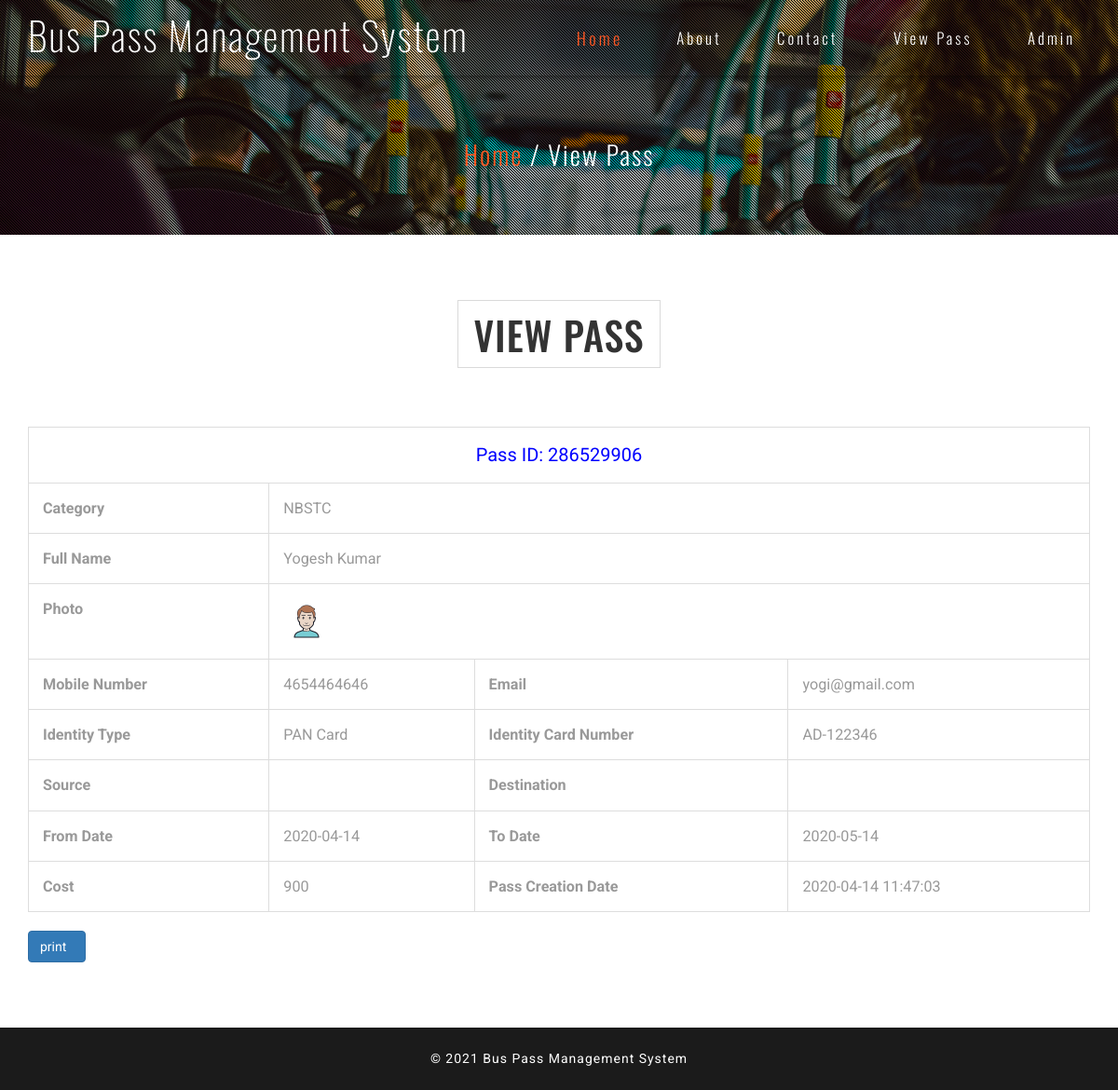
The app's page /view-pass-detail.php?viewid=1 with its own data.
### tables this page shows
CREATE TABLE `tblpass` (
  `ID` int(10) NOT NULL,
  `PassNumber` varchar(200) DEFAULT NULL,
  `FullName` varchar(200) DEFAULT NULL,
  `ProfileImage` varchar(200) DEFAULT NULL,
  `ContactNumber` bigint(10) DEFAULT NULL,
  `Email` varchar(200) DEFAULT NULL,
  `IdentityType` varchar(200) DEFAULT NULL,
  `IdentityCardno` varchar(200) DEFAULT NULL,
  `Category` varchar(100) DEFAULT NULL,
  `Source` varchar(200) DEFAULT NULL,
  `Destination` varchar(200) DEFAULT NULL,
  `FromDate` varchar(200) DEFAULT NULL,
  `ToDate` varchar(200) DEFAULT NULL,
  `Cost` decimal(10,0) DEFAULT NULL,
  `PasscreationDate` timestamp NULL DEFAULT current_timestamp()
);

### view-pass-detail.php (the view, shortened to what this page needs)
<?php
include('includes/dbconnection.php');
?>
<!DOCTYPE html>
<html lang="en">
<head>
<link href="css/bootstrap.css" type="text/css" rel="stylesheet" media="all">
<link href="css/style.css" type="text/css" rel="stylesheet" media="all">
<link href="css/font-awesome.css" rel="stylesheet">
</head>
<body>
	<div class="agileits-banner">
		<div class="bnr-agileinfo">
			<?php include_once('includes/header.php');?>
			<div class="banner-text agileinfo about-bnrtext">
				<div class="container">
					<h2><a href="index.php">Home</a> / View Pass</h2>
				</div>
			</div>
		</div>
	</div>
	<div class="contact agileits">
		<div class="container">
			<div class="agileits-title">
				<h3>View Pass</h3>
			</div>
			<div class="contact-agileinfo">
				<div class="table-responsive" id="divToPrint">
                                 <?php
$vid=$_GET['viewid'];
$sql="SELECT * from  tblpass where ID=$vid";
$query = $dbh -> prepare($sql);
$query->execute();
$results=$query->fetchAll(PDO::FETCH_OBJ);
$cnt=1;
if($query->rowCount() > 0)
{
foreach($results as $row)
{               ?>
                                    <table border="2" class="table table-bordered" style="font-size: 18px;" >
                                    <tr align="center">
<td colspan="6" style="font-size:20px;color:blue">
 Pass ID: <?php  echo ($row->PassNumber);?></td></tr>
   <tr>
        <th scope>Category</th>
    <td colspan="3"><?php  echo ($row->Category);?></td>
  </tr>
<tr>
    <th scope>Full Name</th>
    <td colspan="3"><?php  echo ($row->FullName);?></td>
  </tr>
  <tr>
    <th scope>Photo</th>
    <td colspan="3"><img src="admin/images/<?php  echo ($row->ProfileImage);?>" width="50" height="50"></td>
  </tr>
  <tr>
    <th scope>Mobile Number</th>
    <td><?php  echo ($row->ContactNumber);?></td>
    <th scope>Email</th>
    <td><?php  echo ($row->Email);?></td>
  </tr>
<tr>
    <th scope>Identity Type</th>
    <td><?php  echo ($row->IdentityType);?></td>
    <th scope>Identity Card Number</th>
    <td><?php  echo ($row->IdentityCardno);?></td>
  </tr>
  <tr>
    <th scope>Source</th>
    <td><?php  echo ($row->Source);?></td>
    <th scope>Destination</th>
    <td><?php  echo ($row->Destination);?></td>
  </tr>
<tr>
    <th scope>From Date</th>
    <td><?php  echo ($row->FromDate);?></td>
    <th scope>To Date</th>
    <td><?php  echo ($row->ToDate);?></td>
  </tr>
  <tr>
    <th scope>Cost</th>
    <td><?php  echo ($row->Cost);?></td>
    <th scope>Pass Creation Date</th>
    <td><?php  echo ($row->PasscreationDate);?></td>
  </tr>
   <?php $cnt=$cnt+1;}} ?>
   </table>
  <input type="button" style="padding-right: 20px" class="btn btn-primary" value="print" onclick="PrintDiv();" /></p>
                            </div>
			</div>
		</div>
	</div>
<?php include_once('includes/footer.php');?>
</body>
</html>

### css/style.css (style rules this page uses)
body { margin:0; font-family: 'Roboto', sans-serif; background: #fff; }
body a { transition: 0.5s all; -webkit-transition: 0.5s all; -moz-transition: 0.5s all; -o-transition: 0.5s all; -ms-transition: 0.5s all; text-decoration:none; outline:none; }
h1,h2,h3,h4,h5,h6 { margin:0; font-family: 'Oswald', sans-serif; }
.agileits-banner { background:url(../images/bg.jpg)no-repeat center 0px; -webkit-background-size:cover; -moz-background-size:cover; -o-background-size:cover; -ms-background-size:cover; background-size:cover; position: relative; }
.bnr-agileinfo { background: url(../images/overlay.png)rgba(0, 0, 0, 0.25) repeat 0px 0px; }
.banner-text { padding: 21em 0; }
.welcome,.services,.gallery,.team,.subscribe,.contact,.testimonials,.video,.codes { padding: 5em 0; }
.agileits-title { text-align: center; }
.agileits-title h3 { font-size: 3em; text-transform: uppercase; margin-bottom: 1.5em; display: inline-block; border: 1px solid #dadada; padding: .3em 0.4em; letter-spacing: 1px; color:#333; }
.banner-text.agileinfo.about-bnrtext { padding: 5em 0; text-align: center; }
.banner-text.agileinfo.about-bnrtext h2 { font-size: 2em; color: #fff; font-weight: 300; letter-spacing: 2px; }
.banner-text.agileinfo.about-bnrtext h2 a { color: #FF5722; display: inline-block; -webkit-transition:.5s all; -moz-transition:.5s all; -o-transition:.5s all; -ms-transition:.5s all; transition:.5s all; }
.table td, .table>tbody>tr>td, .table>tbody>tr>th, .table>tfoot>tr>td, .table>tfoot>tr>th, .table>thead>tr>td, .table>thead>tr>th { padding: 15px!important; }
.table > thead > tr > th, .table > tbody > tr > th, .table > tfoot > tr > th, .table > thead > tr > td, .table > tbody > tr > td, .table > tfoot > tr > td { font-size: 0.9em; color: #999; border-top: none !important; }
@media (max-width:1280px) { .banner-text { padding: 16em 0; } }

### records on screen
tblpass: PassNumber "286529906", Category "NBSTC", FullName "Yogesh Kumar", ProfileImage (picture), ContactNumber "4654464646", Email "yogi@gmail.com", IdentityType "PAN Card", IdentityCardno "AD-122346", FromDate "2020-04-14", ToDate "2020-05-14", Cost "900", PasscreationDate "2020-04-14 11:47:03"
